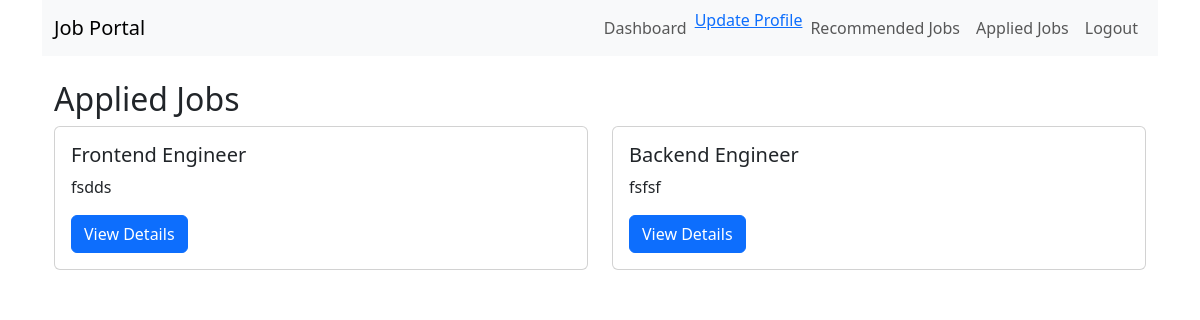
The app's page /applied-jobs/ (signed in) with its own data.
### job_portal_app/models.py (models this page shows)
class JobApplicationModel(models.Model):
  job_post = models.ForeignKey(JobPostModel, on_delete=models.CASCADE, related_name='applications')
  applicant = models.ForeignKey(JobSeekerProfileModel, on_delete=models.CASCADE, related_name='applicant')
  applied_at = models.DateTimeField(auto_now_add=True)

class JobPostModel(models.Model):
  title = models.CharField(max_length=255)
  description = models.TextField()
  category = models.ForeignKey(JobCategoryModel, on_delete=models.CASCADE, related_name='job_posts')
  created_at = models.DateTimeField(auto_now_add=True)
  number_of_positions = models.IntegerField(default=1)
  deadline = models.DateField()
  created_by = models.ForeignKey(RecruiterProfileModel, on_delete=models.CASCADE, related_name='posted_jobs')
  skill_set = models.TextField(blank=True, null=True)

### job_portal_app/views.py (the view)
# urls.py: path('applied-jobs/', appliedJobs, name='applied_jobs_page'),
@login_required
def appliedJobs(req):
  if req.user.user_type != 'job_seeker':
    logout(req)
    return redirect('login_page')
  applied_jobs = JobApplicationModel.objects.filter(applicant=req.user.job_seeker_profile)
  context = {
    'applied_jobs': applied_jobs
  }
  return render(req, 'applied_jobs.html', context)

### job_portal_app/templates/applied_jobs.html
{% extends 'master/base.html' %} {% block content %}
<div class="container mt-4">
  <h2>Applied Jobs</h2>
  <div class="row">
    {% for application in applied_jobs %}
    <div class="col-md-6 mb-4">
      <div class="card">
        <div class="card-body">
          <h5 class="card-title">{{ application.job_post.title }}</h5>
          <p class="card-text">{{ application.job_post.description|truncatechars:100 }}</p>
          <a href="{% url 'job_details_page' application.job_post.id %}" class="btn btn-primary">View Details</a>
        </div>
      </div>
    </div>
    {% empty %}
    <p>You have not applied to any jobs yet.</p>
    {% endfor %}
  </div>
</div>
{% endblock content %}

### records on screen
JobApplicationModel: job_post "Frontend Engineer", job_post.description "fsdds"
JobApplicationModel: job_post "Backend Engineer", job_post.description "fsfsf"
